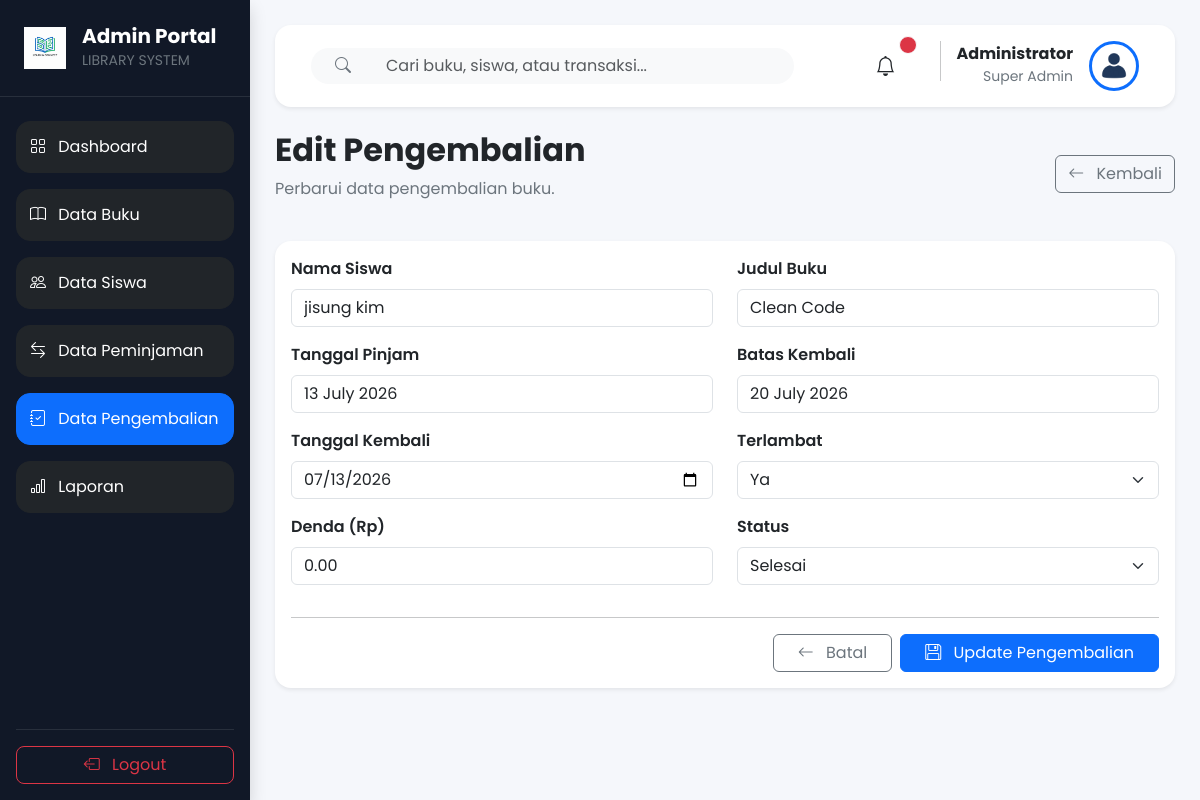
Screenshot of /admin/edit_pengembalian.php?id=27 (signed in) with the database file from the repository.
### tables this page shows
CREATE TABLE `pengembalian` (
  `id_pengembalian` int(11) NOT NULL,
  `id_pinjam` int(11) NOT NULL,
  `tanggal_kembali` date DEFAULT NULL,
  `terlambat` int(11) DEFAULT 0,
  `denda` decimal(10,2) DEFAULT 0.00,
  `status` enum('Belum','Selesai') DEFAULT 'Belum'
);

CREATE TABLE `siswa` (
  `id_siswa` int(11) NOT NULL,
  `nis` varchar(20) NOT NULL,
  `nama_siswa` varchar(100) NOT NULL,
  `kelas` varchar(30) DEFAULT NULL,
  `jenis_kelamin` enum('L','P') DEFAULT NULL,
  `email` varchar(100) DEFAULT NULL,
  `no_hp` varchar(20) DEFAULT NULL,
  `alamat` text DEFAULT NULL,
  `password` varchar(255) NOT NULL,
  `foto` varchar(255) DEFAULT NULL,
  `created_at` timestamp NOT NULL DEFAULT current_timestamp()
);

CREATE TABLE `buku` (
  `id_buku` int(11) NOT NULL,
  `isbn` varchar(30) DEFAULT NULL,
  `judul` varchar(200) NOT NULL,
  `penulis` varchar(150) DEFAULT NULL,
  `penerbit` varchar(150) DEFAULT NULL,
  `tahun_terbit` year(4) DEFAULT NULL,
  `stok` int(11) DEFAULT 0,
  `cover` varchar(255) DEFAULT NULL,
  `deskripsi` text DEFAULT NULL,
  `id_kategori` int(11) DEFAULT NULL,
  `id_lokasi` int(11) DEFAULT NULL
);

CREATE TABLE `peminjaman` (
  `id_pinjam` int(11) NOT NULL,
  `id_siswa` int(11) NOT NULL,
  `id_buku` int(11) NOT NULL,
  `id_admin` int(11) NOT NULL,
  `tanggal_pinjam` date DEFAULT NULL,
  `batas_kembali` date DEFAULT NULL,
  `status` enum('Dipinjam','Dikembalikan','Terlambat') DEFAULT 'Dipinjam'
);

### admin/edit_pengembalian.php (the view, shortened to what this page needs)
<?php
include "../config/koneksi.php";
$id = $_GET['id'];
$query = mysqli_query($conn,"
SELECT
pengembalian.*,
peminjaman.id_pinjam,
peminjaman.tanggal_pinjam,
peminjaman.batas_kembali,
siswa.nama_siswa,
siswa.nis,
buku.judul
FROM pengembalian
INNER JOIN peminjaman
ON peminjaman.id_pinjam=pengembalian.id_pinjam
INNER JOIN siswa
ON siswa.id_siswa=peminjaman.id_siswa
INNER JOIN buku
ON buku.id_buku=peminjaman.id_buku
WHERE pengembalian.id_pengembalian='$id'
");
$data = mysqli_fetch_assoc($query);
include "../includes/header.php";
include "../includes/sidebar_admin.php";
?>
<div
class="container-fluid"
style="
margin-left:250px;
padding:25px;
background:#F5F7FB;
min-height:100vh;
">
<?php include "../includes/navbar_admin.php"; ?>
<div class="d-flex justify-content-between align-items-center mb-4">
<div>
<h2 class="fw-bold">
Edit Pengembalian
</h2>
<p class="text-secondary">
Perbarui data pengembalian buku.
</p>
</div>
<a
href="pengembalian.php"
class="btn btn-outline-secondary">
<i class="bi bi-arrow-left me-2"></i>
Kembali
</a>
</div>
<div class="card border-0 shadow-sm rounded-4">
<div class="card-body">
<form
action="proses_edit_pengembalian.php"
method="POST">
<div class="row">
<div class="col-md-6 mb-3">
<label class="form-label fw-semibold">
Nama Siswa
</label>
<input
type="text"
class="form-control"
value="<?= $data['nama_siswa']; ?>"
readonly>
</div>
<div class="col-md-6 mb-3">
<label class="form-label fw-semibold">
Judul Buku
</label>
<input
type="text"
class="form-control"
value="<?= $data['judul']; ?>"
readonly>
</div>
<div class="col-md-6 mb-3">
<label class="form-label fw-semibold">
Tanggal Pinjam
</label>
<input
type="text"
class="form-control"
value="<?= date('d F Y',strtotime($data['tanggal_pinjam'])); ?>"
readonly>
</div>
<div class="col-md-6 mb-3">
<label class="form-label fw-semibold">
Batas Kembali
</label>
<input
type="text"
class="form-control"
value="<?= date('d F Y',strtotime($data['batas_kembali'])); ?>"
readonly>
</div>
<div class="col-md-6 mb-3">
    <label class="form-label fw-semibold">
        Tanggal Kembali
    </label>
    <input
        type="date"
        name="tanggal_kembali"
        class="form-control"
        value="<?= $data['tanggal_kembali']; ?>"
        required>
</div>
<div class="col-md-6 mb-3">
    <label class="form-label fw-semibold">
        Terlambat
    </label>
    <select
        name="terlambat"
        class="form-select"
        required>
        <option
            value="Ya"
            <?= ($data['terlambat']=="Ya") ? "selected" : ""; ?>>
            Ya
        </option>
    </select>
</div>
<div class="col-md-6 mb-3">
    <label class="form-label fw-semibold">
        Denda (Rp)
    </label>
    <input
        type="number"
        name="denda"
        class="form-control"
        min="0"
        value="<?= $data['denda']; ?>"
        required>
</div>
<div class="col-md-6 mb-3">
    <label class="form-label fw-semibold">
        Status
    </label>
    <select
        name="status"
        class="form-select"
        required>
        <option
            value="Selesai"
            <?= ($data['status']=="Selesai") ? "selected" : ""; ?>>
            Selesai
        </option>
    </select>
</div>
</div>
<hr>
<div class="d-flex justify-content-end gap-2">
    <a
        href="pengembalian.php"
        class="btn btn-outline-secondary px-4">
        <i class="bi bi-arrow-left me-2"></i>
        Batal
    </a>
    <button
        type="submit"
        class="btn btn-primary px-4">
        <i class="bi bi-floppy me-2"></i>
        Update Pengembalian
    </button>
</div>
</form>
</div>
</div>
</div>
<?php include "../includes/footer.php"; ?>

### includes/navbar_admin.php (shortened to what this page needs)
<?php
include "../config/koneksi.php";
$id_admin = $_SESSION['id'];
$queryAdmin = mysqli_query($conn,"
SELECT *
FROM admin
WHERE id_admin='$id_admin'
");
$admin = mysqli_fetch_assoc($queryAdmin);
$keyword = isset($_GET['search']) ? $_GET['search'] : "";
?>
<nav class="navbar bg-white shadow-sm rounded-4 px-4 py-3 mb-4">
    <div class="container-fluid">
        <form
            class="col-lg-7"
            method="GET"
            action="">
            <div class="input-group">
                <span
                    class="input-group-text
                    bg-light
                    border-0
                    rounded-start-pill
                    px-4">
                    <i class="bi bi-search text-secondary"></i>
                </span>
                <input
                    type="text"
                    name="search"
                    class="form-control border-0 bg-light rounded-end-pill"
                    placeholder="Cari buku, siswa, atau transaksi..."
                    value="<?= htmlspecialchars($keyword); ?>">
            </div>
        </form>
        <div class="d-flex align-items-center">
            <button
                class="btn border-0 bg-transparent position-relative me-4">
                <i class="bi bi-bell fs-5"></i>
                <span
                    class="position-absolute
                    top-0
                    start-100
                    translate-middle
                    p-2
                    bg-danger
                    border
                    border-light
                    rounded-circle">
                </span>
            </button>
            <div class="d-flex align-items-center ms-2">
                <div class="text-end me-3">
                    <h6 class="mb-0 fw-bold">
                        <?= $admin['nama_admin']; ?>
                    </h6>
                    <small class="text-secondary">
                        Super Admin
                    </small>
                </div>
                <img
    src="../assets/image/default-user.png"
    alt="Admin"
    width="50"
    height="50"
    class="rounded-circle border border-3 border-primary"
    style="object-fit:cover;">
            </div>
        </div>
    </div>
</nav>

### rows the page displays
pengembalian: nama_siswa "jisung kim", judul "Clean Code", id_pinjam.tanggal_pinjam "13 July 2026", id_pinjam.batas_kembali "20 July 2026", tanggal_kembali "07/13/2026", denda "0.00", status "Selesai"

### other values shown
$admin['nama_admin'] "Administrator"
